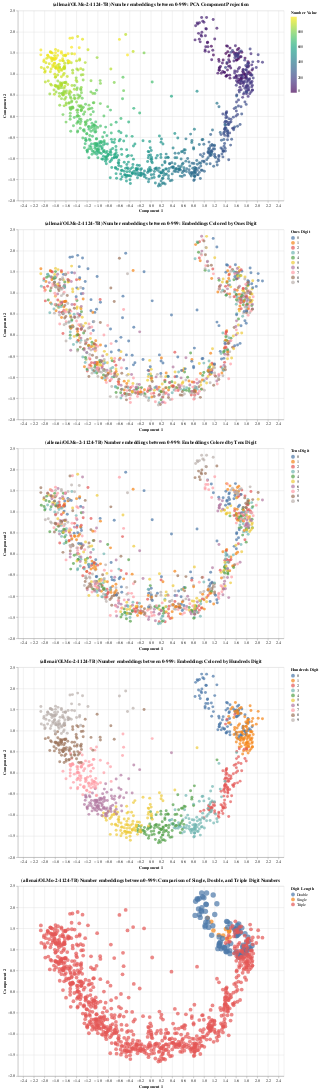

The cell this chart's notebook holds for it:
### Code cell
alt.vconcat(plots['projection'], plots['ones_digit'], plots['tens_digit'], plots['hundreds_digit'], plots['digit_length'])

### Figure 1 — Vega-Lite specification as saved in the notebook (floating-point values rounded to 4 significant figures; data arrays with more than 128 entries replaced by an {"elided": "..."} marker saying what was removed)
{"config": {"view": {"continuousWidth": 300, "continuousHeight": 300}}, "vconcat": [{"data": {"name": "data-e827fa6d3d2fe57edbef01994278e4b5"}, "mark": {"type": "circle", "size": 60}, "encoding": {"color": {"field": "Number", "scale": {"scheme": "viridis"}, "title": "Number Value", "type": "quantitative"}, "tooltip": [{"field": "Number", "type": "quantitative"}, {"field": "Component1", "type": "quantitative"}, {"field": "Component2", "type": "quantitative"}], "x": {"field": "Component1", "title": "Component 1", "type": "quantitative"}, "y": {"field": "Component2", "title": "Component 2", "type": "quantitative"}}, "height": 500, "name": "view_46", "title": "(allenai/OLMo-2-1124-7B) Number embeddings between 0-999: PCA Component Projection", "width": 700}, {"data": {"name": "data-56667698b121501d68345068afbaada4"}, "mark": {"type": "circle", "opacity": 0.7, "size": 60}, "encoding": {"color": {"field": "OnesDigit", "title": "Ones Digit", "type": "nominal"}, "tooltip": [{"field": "Number", "type": "quantitative"}, {"field": "OnesDigit", "type": "quantitative"}, {"field": "TensDigit", "type": "quantitative"}, {"field": "HundredsDigit", "type": "quantitative"}, {"field": "Component1", "type": "quantitative"}, {"field": "Component2", "type": "quantitative"}], "x": {"field": "Component1", "title": "Component 1", "type": "quantitative"}, "y": {"field": "Component2", "title": "Component 2", "type": "quantitative"}}, "height": 500, "name": "view_47", "title": "(allenai/OLMo-2-1124-7B) Number embeddings between 0-999: Embeddings Colored by Ones Digit", "width": 700}, {"data": {"name": "data-56667698b121501d68345068afbaada4"}, "mark": {"type": "circle", "opacity": 0.7, "size": 60}, "encoding": {"color": {"field": "TensDigit", "title": "Tens Digit", "type": "nominal"}, "tooltip": [{"field": "Number", "type": "quantitative"}, {"field": "OnesDigit", "type": "quantitative"}, {"field": "TensDigit", "type": "quantitative"}, {"field": "HundredsDigit", "type": "quantitative"}, {"field": "Component1", "type": "quantitative"}, {"field": "Component2", "type": "quantitative"}], "x": {"field": "Component1", "title": "Component 1", "type": "quantitative"}, "y": {"field": "Component2", "title": "Component 2", "type": "quantitative"}}, "height": 500, "name": "view_48", "title": "(allenai/OLMo-2-1124-7B) Number embeddings between 0-999: Embeddings Colored by Tens Digit", "width": 700}, {"data": {"name": "data-56667698b121501d68345068afbaada4"}, "mark": {"type": "circle", "opacity": 0.7, "size": 60}, "encoding": {"color": {"field": "HundredsDigit", "title": "Hundreds Digit", "type": "nominal"}, "tooltip": [{"field": "Number", "type": "quantitative"}, {"field": "OnesDigit", "type": "quantitative"}, {"field": "TensDigit", "type": "quantitative"}, {"field": "HundredsDigit", "type": "quantitative"}, {"field": "Component1", "type": "quantitative"}, {"field": "Component2", "type": "quantitative"}], "x": {"field": "Component1", "title": "Component 1", "type": "quantitative"}, "y": {"field": "Component2", "title": "Component 2", "type": "quantitative"}}, "height": 500, "name": "view_49", "title": "(allenai/OLMo-2-1124-7B) Number embeddings between 0-999: Embeddings Colored by Hundreds Digit", "width": 700}, {"data": {"name": "data-b8024c2e14d2901aa464d068a3172e1a"}, "mark": {"type": "circle", "opacity": 0.7}, "encoding": {"color": {"field": "DigitLength", "title": "Digit Length", "type": "nominal"}, "size": {"field": "DigitLength", "legend": null, "scale": {"range": [200, 100, 30]}, "type": "nominal"}, "tooltip": [{"field": "Number", "type": "quantitative"}, {"field": "DigitLength", "type": "nominal"}, {"field": "Component1", "type": "quantitative"}, {"field": "Component2", "type": "quantitative"}], "x": {"field": "Component1", "title": "Component 1", "type": "quantitative"}, "y": {"field": "Component2", "title": "Component 2", "type": "quantitative"}}, "height": 500, "name": "view_50", "title": "(allenai/OLMo-2-1124-7B) Number embeddings between 0-999: Comparison of Single, Double, and Triple Digit Numbers", "width": 700}], "params": [{"name": "param_49", "select": {"type": "interval", "encodings": ["x", "y"]}, "bind": "scales", "views": ["view_46"]}, {"name": "param_52", "select": {"type": "interval", "encodings": ["x", "y"]}, "bind": "scales", "views": ["view_47"]}, {"name": "param_53", "select": {"type": "interval", "encodings": ["x", "y"]}, "bind": "scales", "views": ["view_48"]}, {"name": "param_54", "select": {"type": "interval", "encodings": ["x", "y"]}, "bind": "scales", "views": ["view_49"]}, {"name": "param_55", "select": {"type": "interval", "encodings": ["x", "y"]}, "bind": "scales", "views": ["view_50"]}], "$schema": "https://vega.github.io/schema/vega-lite/v5.20.1.json", "datasets": {"data-e827fa6d3d2fe57edbef01994278e4b5": {"elided": "1000 records"}, "data-56667698b121501d68345068afbaada4": {"elided": "1000 records"}, "data-b8024c2e14d2901aa464d068a3172e1a": {"elided": "1000 records"}}}
